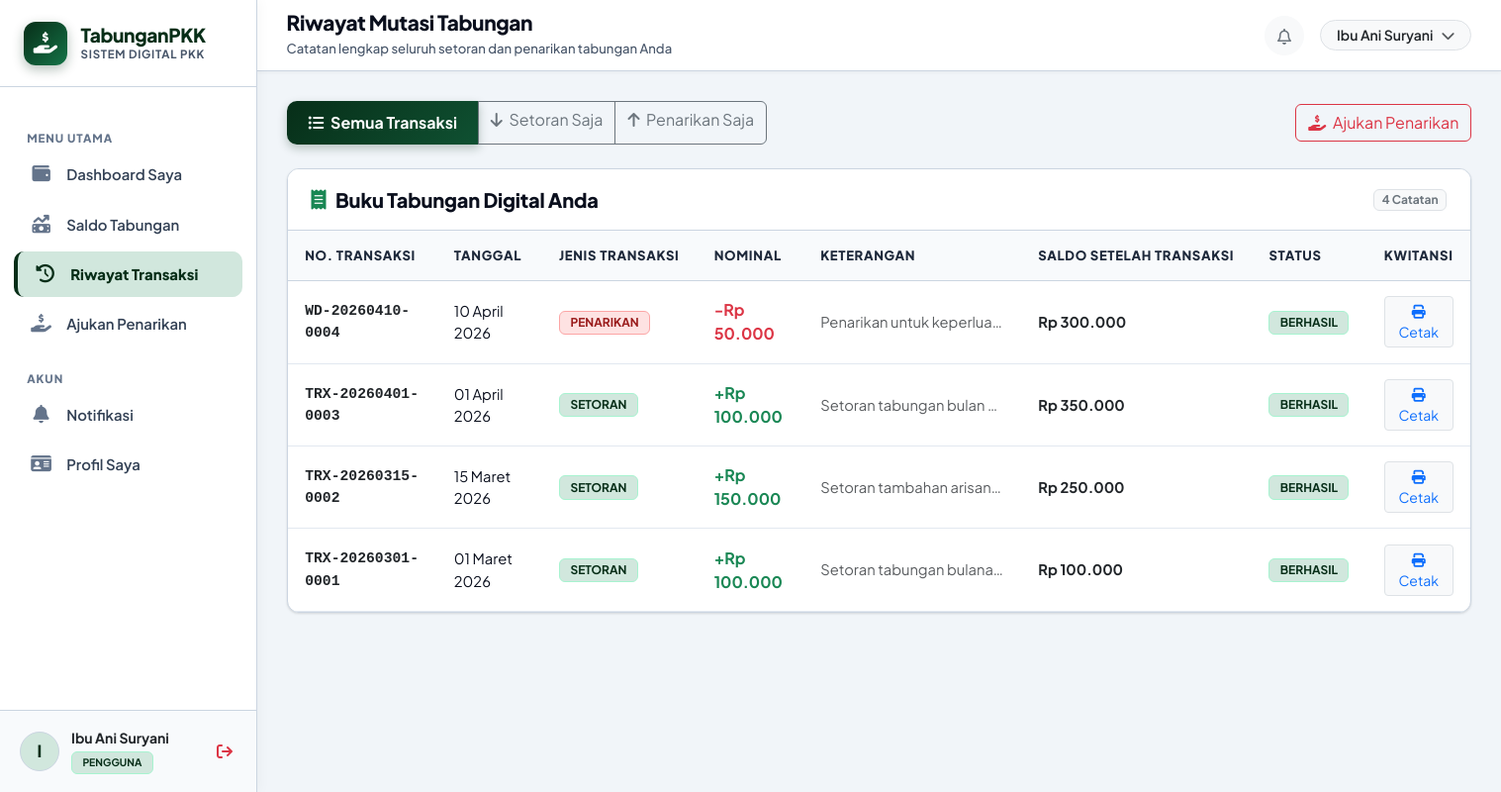
Page /pengguna/riwayat.php (signed in) on the committed database.
### tables this page shows
CREATE TABLE IF NOT EXISTS `transaksi` (
   
  `id` INT AUTO_INCREMENT PRIMARY KEY,
   
  `kode_transaksi` VARCHAR(50) NOT NULL UNIQUE,
   
  `anggota_id` INT NOT NULL,
   
  `jenis_transaksi` ENUM('setoran', 'penarikan') NOT NULL,
   
  `nominal` DECIMAL(15, 2) NOT NULL,
   
  `metode_pembayaran` VARCHAR(50) DEFAULT 'Tunai',
   
  `bukti_transaksi` VARCHAR(255) NULL,
   
  `tanggal` DATE NOT NULL,
   
  `keterangan` TEXT NULL,
   
  `status` ENUM('berhasil', 'menunggu', 'dibatalkan') NOT NULL DEFAULT 'berhasil',
   
  `petugas_id` INT NULL,
   
  `created_at` TIMESTAMP DEFAULT CURRENT_TIMESTAMP,
   
  CONSTRAINT `fk_transaksi_anggota` FOREIGN KEY (`anggota_id`) REFERENCES `anggota` (`id`) ON DELETE CASCADE ON UPDATE CASCADE,
   
  CONSTRAINT `fk_transaksi_petugas` FOREIGN KEY (`petugas_id`) REFERENCES `users` (`id`) ON DELETE SET NULL ON UPDATE CASCADE
);

### config/helpers.php (called while the page is built, shortened)
<?php
function base_url($path = '') {
    $protocol = (!empty($_SERVER['HTTPS']) && $_SERVER['HTTPS'] !== 'off' || (isset($_SERVER['SERVER_PORT']) && $_SERVER['SERVER_PORT'] == 443)) ? "https://" : "http://";
    $host = $_SERVER['HTTP_HOST'] ?? 'localhost';
    $script = $_SERVER['SCRIPT_NAME'] ?? '';
    $dir = str_replace('\\', '/', dirname($script));
    $parts = explode('/', trim($dir, '/'));
    $projectIndex = -1;
    if ($projectIndex !== -1) {
        $projectPath = '/' . implode('/', array_slice($parts, 0, $projectIndex + 1));
        $base = $protocol . $host . $projectPath;
    } else {
        $base = $protocol . $host . '/tabunganPKK';
    }
    $path = ltrim($path, '/');
    return $path ? rtrim($base, '/') . '/' . $path : rtrim($base, '/');
}
function format_rupiah($angka, $withPrefix = true) {
    $val = is_numeric($angka) ? (float)$angka : 0;
    $hasil = number_format($val, 0, ',', '.');
    return $withPrefix ? 'Rp ' . $hasil : $hasil;
}
function format_tanggal($dateString, $withTime = false) {
    $bulanIndo = [
        1 => 'Januari', 'Februari', 'Maret', 'April', 'Mei', 'Juni',
        'Juli', 'Agustus', 'September', 'Oktober', 'November', 'Desember'
    ];
    $timestamp = strtotime($dateString);
    $d = date('d', $timestamp);
    $m = (int)date('m', $timestamp);
    $y = date('Y', $timestamp);
    $hasil = $d . ' ' . ($bulanIndo[$m] ?? date('M', $timestamp)) . ' ' . $y;
    return $hasil;
}

### pengguna/riwayat.php (the view, shortened to what this page needs)
<?php
require_once __DIR__ . '/../config/helpers.php';
$pdo = getDBConnection();
$userId = $_SESSION['user_id'];
$anggota = get_anggota_by_user_id($pdo, $userId);
$anggotaId = $anggota['id'];
$filterJenis = trim($_GET['jenis'] ?? '');
$stmtAll = $pdo->prepare("
    SELECT id, kode_transaksi, jenis_transaksi, nominal, tanggal, keterangan, status, metode_pembayaran
    FROM transaksi
    WHERE anggota_id = ? AND status = 'berhasil'
    ORDER BY tanggal ASC, id ASC
");
$stmtAll->execute([$anggotaId]);
$semuaTransaksi = $stmtAll->fetchAll();
$runningBalanceMap = [];
$saldoBerjalan = 0;
foreach ($semuaTransaksi as $trx) {
    if ($trx['jenis_transaksi'] === 'setoran') {
        $saldoBerjalan += (float)$trx['nominal'];
    } else {
        $saldoBerjalan -= (float)$trx['nominal'];
    }
    $runningBalanceMap[$trx['id']] = $saldoBerjalan;
}
$sql = "
    SELECT t.*, u.nama AS nama_petugas
    FROM transaksi t
    LEFT JOIN users u ON u.id = t.petugas_id
    WHERE t.anggota_id = ?
";
$params = [$anggotaId];
$sql .= " ORDER BY t.tanggal DESC, t.id DESC";
$stmt = $pdo->prepare($sql);
$stmt->execute($params);
$daftarTrx = $stmt->fetchAll();
include __DIR__ . '/../includes/header.php';
include __DIR__ . '/../includes/sidebar.php';
include __DIR__ . '/../includes/topbar.php';
?>
<div class="d-flex justify-content-between align-items-center mb-4 flex-wrap gap-2">
    <div class="btn-group" role="group">
        <a href="<?= base_url('pengguna/riwayat.php') ?>" class="btn <?= empty($filterJenis) ? 'btn-pkk-primary' : 'btn-outline-secondary' ?>">
            <i class="fa-solid fa-list-ul me-1"></i> Semua Transaksi
        </a>
        <a href="<?= base_url('pengguna/riwayat.php?jenis=setoran') ?>" class="btn <?= $filterJenis === 'setoran' ? 'btn-success fw-bold' : 'btn-outline-secondary' ?>">
            <i class="fa-solid fa-arrow-down me-1"></i> Setoran Saja
        </a>
        <a href="<?= base_url('pengguna/riwayat.php?jenis=penarikan') ?>" class="btn <?= $filterJenis === 'penarikan' ? 'btn-danger fw-bold' : 'btn-outline-secondary' ?>">
            <i class="fa-solid fa-arrow-up me-1"></i> Penarikan Saja
        </a>
    </div>
    <div>
        <a href="<?= base_url('pengguna/ajukan_penarikan.php') ?>" class="btn btn-outline-danger">
            <i class="fa-solid fa-hand-holding-dollar me-1"></i> Ajukan Penarikan
        </a>
    </div>
</div>
<div class="card-pkk">
    <div class="card-pkk-header">
        <h5><i class="fa-solid fa-receipt text-success"></i> Buku Tabungan Digital Anda</h5>
        <span class="badge bg-light text-secondary border"><?= count($daftarTrx) ?> Catatan</span>
    </div>
    <div class="table-responsive">
        <table class="table-pkk">
            <thead>
                <tr>
                    <th>No. Transaksi</th>
                    <th>Tanggal</th>
                    <th>Jenis Transaksi</th>
                    <th>Nominal</th>
                    <th>Keterangan</th>
                    <th>Saldo Setelah Transaksi</th>
                    <th>Status</th>
                    <th class="text-center">Kwitansi</th>
                </tr>
            </thead>
            <tbody>
                <?php if (empty($daftarTrx)): ?>
                    <tr>
                        <td colspan="8" class="text-center py-4 text-muted">
                            <i class="fa-solid fa-folder-open fs-3 d-block mb-2"></i>
                            Belum ada transaksi tabungan yang tercatat untuk filter ini.
                        </td>
                    </tr>
                <?php else: ?>
                    <?php foreach ($daftarTrx as $t):
                        $saldoSesudah = $runningBalanceMap[$t['id']] ?? null;
                    ?>
                        <tr>
                            <td class="font-monospace fw-bold text-dark small">
                                <?= htmlspecialchars($t['kode_transaksi']) ?>
                            </td>
                            <td class="small"><?= format_tanggal($t['tanggal']) ?></td>
                            <td>
                                <span class="badge badge-trx-<?= $t['jenis_transaksi'] ?> text-uppercase">
                                    <?= $t['jenis_transaksi'] ?>
                                </span>
                            </td>
                            <td>
                                <span class="fw-bold fs-6 <?= $t['jenis_transaksi'] === 'setoran' ? 'text-success' : 'text-danger' ?>">
                                    <?= $t['jenis_transaksi'] === 'setoran' ? '+' : '-' ?><?= format_rupiah($t['nominal']) ?>
                                </span>
                            </td>
                            <td class="small text-muted text-truncate" style="max-width: 220px;">
                                <?= htmlspecialchars($t['keterangan'] ?: '-') ?>
                            </td>
                            <td class="fw-bold text-dark">
                                <?= $saldoSesudah !== null ? format_rupiah($saldoSesudah) : '-' ?>
                            </td>
                            <td>
                                <span class="badge badge-status-<?= $t['status'] ?>">
                                    <?= strtoupper($t['status']) ?>
                                </span>
                            </td>
                            <td class="text-center">
                                <a href="<?= base_url('cetak_kuitansi.php?kode=' . urlencode($t['kode_transaksi'])) ?>" class="btn btn-sm btn-light border text-primary" title="Cetak Bukti Transaksi">
                                    <i class="fa-solid fa-print"></i> Cetak
                                </a>
                            </td>
                        </tr>
                    <?php endforeach; ?>
                <?php endif; ?>
            </tbody>
        </table>
    </div>
</div>
<?php include __DIR__ . '/../includes/footer.php'; ?>

### assets/css/style.css (style rules this page uses)
:root { --pkk-primary: #0f5132; --pkk-primary-dark: #072e18; --pkk-primary-light: #157347; --pkk-primary-subtle: #d1e7dd; --pkk-accent: #0a5c36; --pkk-bg: #f1f5f9; --pkk-card-bg: #ffffff; --pkk-text-main: #0a0f1d; --pkk-text-muted: #475569; --pkk-border: #cbd5e1; --pkk-sidebar-width: 260px; --pkk-radius: 12px; --pkk-shadow-sm: 0 1px 3px rgba(0, 0, 0, 0.08), 0 1px 2px rgba(0, 0, 0, 0.05); --pkk-shadow-md: 0 4px 8px -1px rgba(0, 0, 0, 0.10), 0 2px 4px -2px rgba(0, 0, 0, 0.06); --pkk-shadow-lg: 0 12px 24px -4px rgba(7, 46, 24, 0.18), 0 4px 6px -4px rgba(0, 0, 0, 0.06); }
* { box-sizing: border-box; }
body { font-family: 'Plus Jakarta Sans', sans-serif; background-color: var(--pkk-bg); color: var(--pkk-text-main); min-height: 100vh; display: flex; flex-direction: column; margin: 0; padding: 0; -webkit-font-smoothing: antialiased; }
.card-pkk { background: var(--pkk-card-bg); border: 1.5px solid var(--pkk-border); border-radius: var(--pkk-radius); box-shadow: var(--pkk-shadow-sm); transition: transform 0.2s ease, box-shadow 0.2s ease; overflow: hidden; }
.card-pkk-header { padding: 1.15rem 1.5rem; border-bottom: 1.5px solid var(--pkk-border); background-color: #ffffff; display: flex; align-items: center; justify-content: space-between; }
.card-pkk-header h5, .card-pkk-header h6 { margin: 0; font-weight: 800; color: var(--pkk-text-main); display: flex; align-items: center; gap: 0.6rem; letter-spacing: -0.01em; }
.btn-pkk-primary { background: linear-gradient(135deg, var(--pkk-primary-dark), var(--pkk-primary)); color: #ffffff; border: none; font-weight: 700; padding: 0.65rem 1.35rem; border-radius: 10px; transition: all 0.2s ease; box-shadow: 0 4px 10px rgba(7, 46, 24, 0.25); }
.badge-status-aktif, .badge-trx-setoran, .badge-status-berhasil, .badge-status-disetujui, .badge-status-selesai { background-color: var(--pkk-primary-subtle); color: var(--pkk-primary-dark); border: 1px solid #a7f3d0; font-weight: 700; font-size: 0.75rem; padding: 0.32rem 0.65rem; border-radius: 6px; }
.badge-status-nonaktif, .badge-trx-penarikan, .badge-status-dibatalkan, .badge-status-ditolak { background-color: #fee2e2; color: #991b1b; border: 1px solid #fca5a5; font-weight: 700; font-size: 0.75rem; padding: 0.32rem 0.65rem; border-radius: 6px; }
.table-pkk { width: 100%; margin-bottom: 0; border-collapse: separate; border-spacing: 0; }
.table-pkk thead th { background-color: #f8fafc; color: #1e293b; font-size: 0.82rem; font-weight: 800; text-transform: uppercase; letter-spacing: 0.05em; padding: 0.95rem 1.1rem; border-bottom: 1.5px solid var(--pkk-border); white-space: nowrap; }
.table-pkk tbody td { padding: 0.95rem 1.1rem; vertical-align: middle; border-bottom: 1px solid #e2e8f0; font-size: 0.92rem; color: var(--pkk-text-main); }

### rows in the picture
transaksi: kode_transaksi "WD-20260410-0004", tanggal "10 April 2026", jenis_transaksi "PENARIKAN", nominal "Rp 50.000", keterangan "Penarikan untuk keperlua…", id "Rp 300.000", status "BERHASIL"
transaksi: kode_transaksi "TRX-20260401-0003", tanggal "01 April 2026", jenis_transaksi "SETORAN", nominal "Rp 100.000", keterangan "Setoran tabungan bulan…", id "Rp 350.000", status "BERHASIL"
transaksi: kode_transaksi "TRX-20260315-0002", tanggal "15 Maret 2026", jenis_transaksi "SETORAN", nominal "Rp 150.000", keterangan "Setoran tambahan arisan…", id "Rp 250.000", status "BERHASIL"
transaksi: kode_transaksi "TRX-20260301-0001", tanggal "01 Maret 2026", jenis_transaksi "SETORAN", nominal "Rp 100.000", keterangan "Setoran tabungan bulana…", id "Rp 100.000", status "BERHASIL"

### other values in the picture
substr($userName, 0, 1) "I"
$userName "Ibu Ani Suryani"
$userRole "PENGGUNA"
$pageHeading "Riwayat Mutasi Tabungan"
$pageSubheading "Catatan lengkap seluruh setoran dan penarikan tabungan Anda"
count($daftarTrx) "4"
